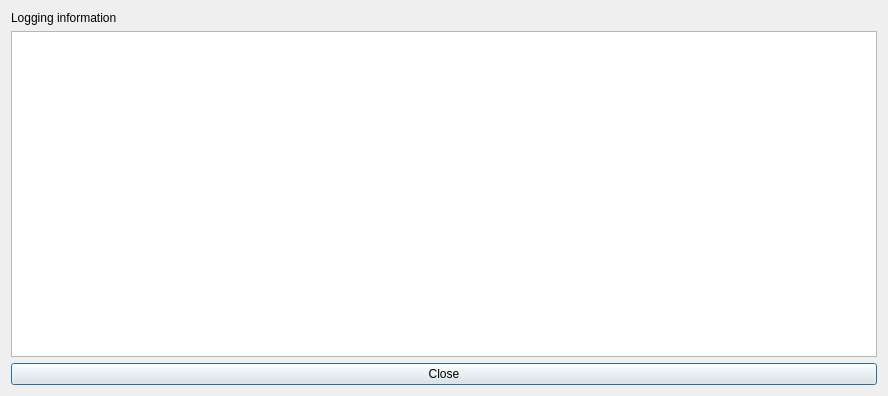
<?xml version="1.0" encoding="UTF-8"?>
<ui version="4.0">
 <class>PsInfoDialog</class>
 <widget class="QDialog" name="PsInfoDialog">
  <property name="geometry">
   <rect>
    <x>0</x>
    <y>0</y>
    <width>888</width>
    <height>396</height>
   </rect>
  </property>
  <property name="windowTitle">
   <string>Dialog</string>
  </property>
  <layout class="QVBoxLayout" name="verticalLayout">
   <item>
    <widget class="QLabel" name="titleLabel">
     <property name="text">
      <string>Logging information</string>
     </property>
    </widget>
   </item>
   <item>
    <widget class="QPlainTextEdit" name="infoEdit">
     <property name="undoRedoEnabled">
      <bool>false</bool>
     </property>
     <property name="lineWrapMode">
      <enum>QPlainTextEdit::NoWrap</enum>
     </property>
     <property name="readOnly">
      <bool>true</bool>
     </property>
    </widget>
   </item>
   <item>
    <widget class="QPushButton" name="closeButton">
     <property name="text">
      <string>Close</string>
     </property>
    </widget>
   </item>
  </layout>
 </widget>
 <resources/>
 <connections/>
</ui>
